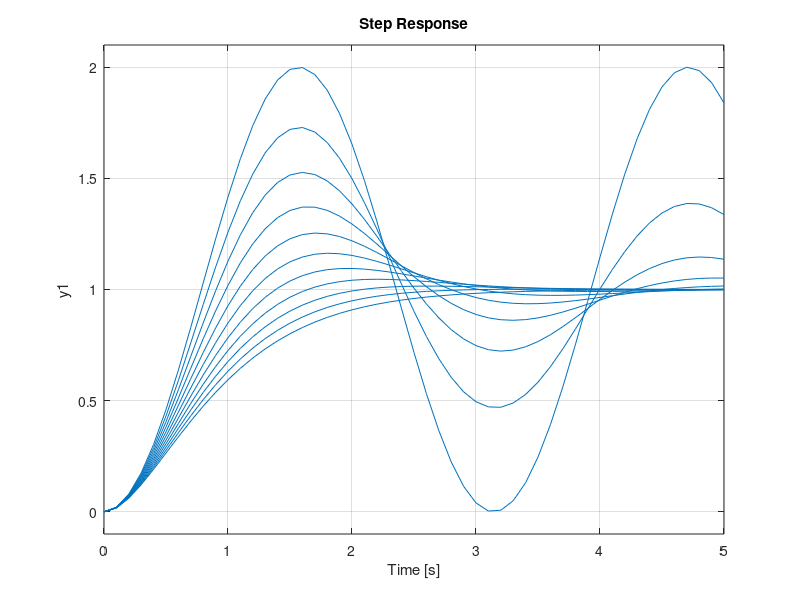

Here is the MATLAB script that generated this plot:
clc; close all;
wn = 2;
zeta = 0:0.1:1;
t = 0:0.1:5;

num = wn^2;
for i = 1:length(zeta);
    den = [1 2*zeta(i)*wn wn^2];
    sys = tf(num, den);
    step(sys, t);
    hold on; pause

 
end
